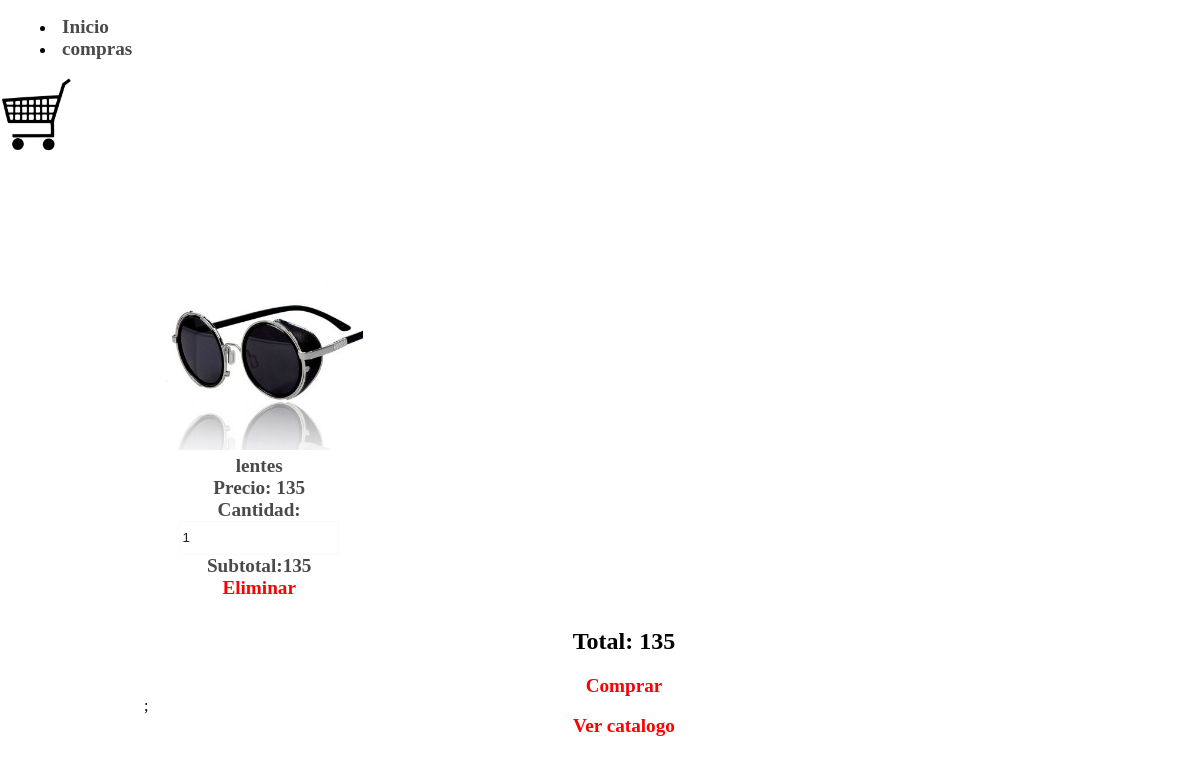
Screenshot of /carritodecompras.php?id=3 with the database file from the repository.
### tables this page shows
CREATE TABLE `productos` (
  `id` int(11) NOT NULL,
  `nombre` varchar(30) DEFAULT NULL,
  `descripcion` varchar(50) DEFAULT NULL,
  `imagen` varchar(20) DEFAULT NULL,
  `precio` int(11) DEFAULT NULL
);

### carritodecompras.php (the view, shortened to what this page needs)
<?php
	if(isset($_SESSION['carrito'])){
		if(isset($_GET['id'])){
					$arreglo=$_SESSION['carrito'];
					$encontro=false;
					$numero=0;
					for($i=0;$i<count($arreglo);$i++){
						if($arreglo[$i]['Id']==$_GET['id']){
							$encontro=true;
							$numero=$i;
						}
					}
					if($encontro==true){
						$arreglo[$numero]['Cantidad']=$arreglo[$numero]['Cantidad']+1;
						$_SESSION['carrito']=$arreglo;
					}else{
						$nombre="";
						$precio=0;
						$imagen="";
						$re=mysql_query("select * from productos where id=".$_GET['id']);
						while ($f=mysql_fetch_array($re)) {
							$nombre=$f['nombre'];
							$precio=$f['precio'];
							$imagen=$f['imagen'];
						}
						$datosNuevos=array('Id'=>$_GET['id'],
										'Nombre'=>$nombre,
										'Precio'=>$precio,
										'Imagen'=>$imagen,
										'Cantidad'=>1);
						array_push($arreglo, $datosNuevos);
						$_SESSION['carrito']=$arreglo;
					}
		}
	}else{
		if(isset($_GET['id'])){
			$re=mysql_query("select * from productos where id=".$_GET['id']);
		}
	}
?>
<!DOCTYPE html>
<html lang="es">
<head>
	<link rel="stylesheet" type="text/css" href="./css/estilos.css">
</head>
<body>
	<header>
		<nav class="menu2">
		<menu>
		<li><a href="./">Inicio</a></li>
		<li><a href="compras/compras.php" class="selected">compras</a></li>
		</menu>
		</nav>
		<a href="./carritodecompras.php" title="ver carrito de compras">
			<img src="./imagenes/carrito.png">
		</a>
	</header>
	<section>
		<?php
			$total=0;
			if(isset($_SESSION['carrito'])){
			$datos=$_SESSION['carrito'];
			$total=0;
			for($i=0;$i<count($datos);$i++){
	?>
				<div class="producto">
					<center>
						<img src="./productos/<?php echo $datos[$i]['Imagen'];?>"><br>
						<span ><?php echo $datos[$i]['Nombre'];?></span><br>
						<span>Precio: <?php echo $datos[$i]['Precio'];?></span><br>
						<span>Cantidad:
							<input type="text" value="<?php echo $datos[$i]['Cantidad'];?>"
							data-precio="<?php echo $datos[$i]['Precio'];?>"
							data-id="<?php echo $datos[$i]['Id'];?>"
							class="cantidad">
						</span><br>
						<span class="subtotal">Subtotal:<?php echo $datos[$i]['Cantidad']*$datos[$i]['Precio'];?></span><br>
						<a href="#" class="eliminar" data-id="<?php echo $datos[$i]['Id']?>">Eliminar</a>
					</center>
				</div>
			<?php
				$total=($datos[$i]['Cantidad']*$datos[$i]['Precio'])+$total;
			}
			}else{
				echo '<center><h2>No has añadido ningun producto</h2></center>';
			}
			echo '<center><h2 id="total">Total: '.$total.'</h2></center>';
			if($total!=0){
					echo '<center><a href="./compras/compras.php" class="aceptar">Comprar</a></center>;';
			}
		?>
		<center><a href="./">Ver catalogo</a></center>
	</section>
</body>
</html>

### css/estilos.css (style rules this page uses)
a { color: #4a4a4a; font-weight: bolder; font-size: 1.2rem; text-decoration: none; }
header a img { width: 100%; }
section { width: 80%; min-height: 500px; padding: 2%; margin:0 auto; margin-left: 10%; margin-top: 50px; }
.producto { width: 20%; height: auto; display: inline-block; vertical-align: top; margin-left: 1%; margin-top: 1%; color: #4a4a4a; font-weight: bolder; font-size: 1.2rem; padding: 1%; }
header a img { width: 6%; }
.producto img { width: 200px; height: 200px; margin:0 auto; }
html { padding: 0px; margin: 0px; }
body { padding: 0px; margin: 0px; }
center a { color: red; }
input { width: 80%; height: 30px; border:1px solid #fafafa; color:#1e1e1e; }
center img { width: 250px; display: inline-block; }

### rows the page displays
productos: imagen (picture), nombre "lentes", precio "135", value "1", $datos[$i]['Cantidad']*$datos[$i]['Precio'] "135"

### other values shown
$total "135"
